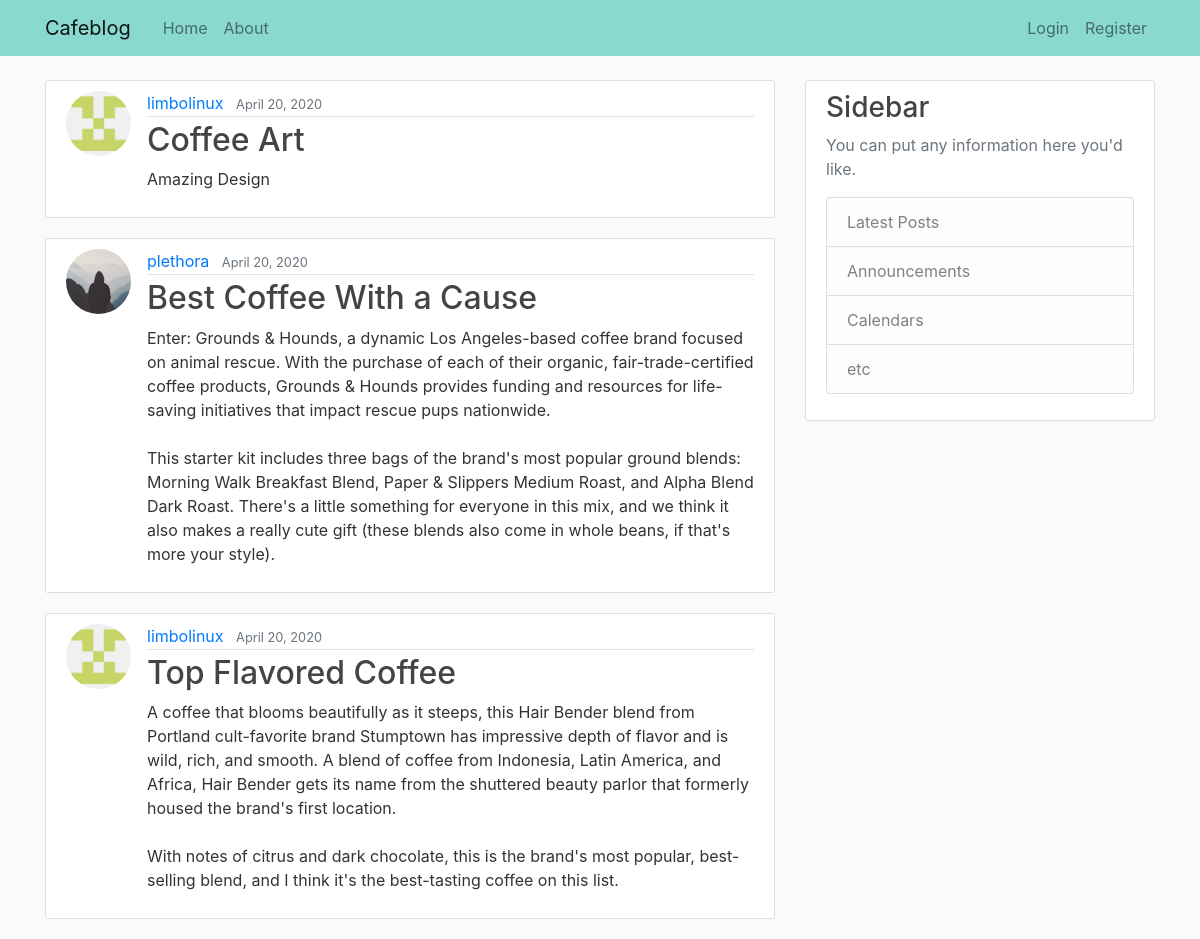
The app's page /, older data.
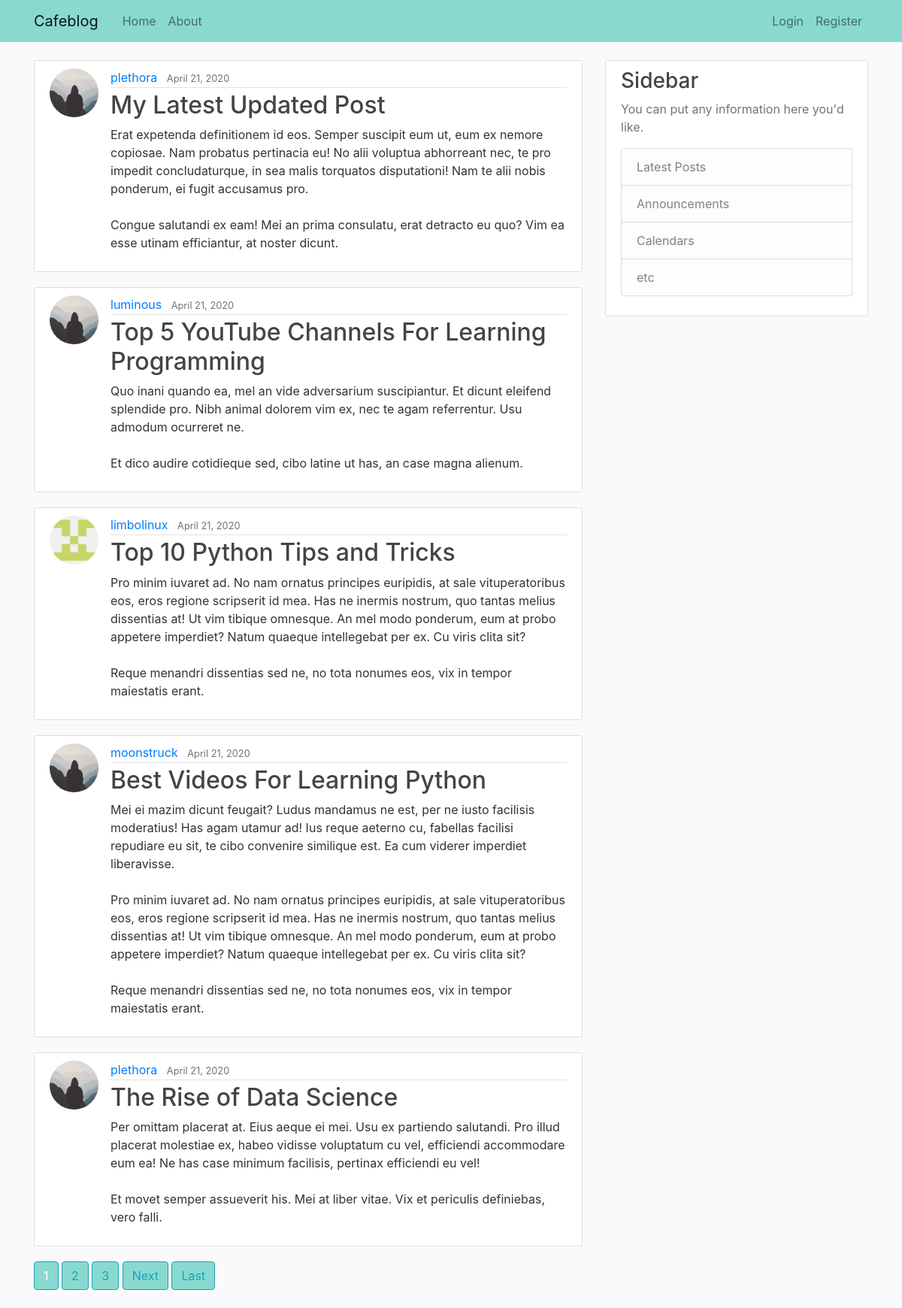
The same page, newer data.
### blog/models.py (models this page shows, shortened)
class Post(models.Model):
    title = models.CharField(max_length=100)
    content = models.TextField()
    date_posted = models.DateTimeField(default=timezone.now)
    author = models.ForeignKey(User, on_delete=models.CASCADE)
    image = models.ImageField(default='default.jpg', upload_to='blog_images')

### users/models.py (models this page shows, shortened)
class Profile(models.Model):
    user = models.OneToOneField(User, on_delete=models.CASCADE)
    image = models.ImageField(default='default.jpg', upload_to='profile_pics')

### blog/views.py (the view)
# urls.py: path('', PostListView.as_view(), name='blog-home'),
class PostListView(ListView):
    model = Post
    template_name = 'blog/home.html' # <app>/<model>_<viewtype>.html
    context_object_name = 'posts'
    ordering = ['-date_posted']
    paginate_by = 5

### blog/templates/blog/home.html (shortened to what this page needs)
{% extends "blog/base.html" %}
{% block content %}
    {% for post in posts %}
        <article class="media content-section">
          <img class="rounded-circle article-img" src="{{ post.author.profile.image.url }}">
          <div class="media-body">
            <div class="article-metadata">
              <a class="mr-2" href="{% url 'user-posts' post.author.username %}" ">{{ post.author }}</a>
              <small class="text-muted">{{ post.date_posted|date:"F d, Y" }}</small>
            </div>
            <h2><a class="article-title" href="{% url 'post-detail' post.id %}">{{ post.title }}</a></h2>
            <p class="article-content">{{ post.content }}</p>
          </div>
        </article>
    {% endfor %}
    {% if is_paginated %}
      {% for num in page_obj.paginator.page_range %}
        {% if page_obj.number == num %}
          <a class="btn btn-info mb-4" style="background-color: #89d9d0;" href="?page={{ num }}">{{ num }}</a>
        {% elif num > page_obj.number|add:'-3' and num < page_obj.number|add:'3' %}
          <a class="btn btn-outline-info mb-4" style="background-color: #89d9d0;" href="?page={{ num }}">{{ num }}</a>
        {% endif %}
      {% endfor %}
      {% if page_obj.has_next %}
        <a class="btn btn-outline-info mb-4" style="background-color: #89d9d0;" href="?page={{ page_obj.next_page_number }}">Next</a>
        <a class="btn btn-outline-info mb-4" style="background-color: #89d9d0;" href="?page={{ page_obj.paginator.num_pages }}">Last</a>
      {% endif %}
    {% endif %}
{% endblock content %}

Row changes from the older to the newer data that the page shows:
no longer on this page (row unchanged): Post: author.profile.image (picture), author "limbolinux", date_posted "April 20, 2020", title "Coffee Art", content "Amazing Design"
no longer on this page (row unchanged): Post: author.profile.image (placeholder picture), author "plethora", date_posted "April 20, 2020", title "Best Coffee With a Cause", content "Enter: Grounds & Hounds, a dynamic Los Angeles-based coffee brand focused on animal rescue. With the purchase of each of their organic, fair-trade-certified coffee products, Grounds & Hounds provides funding and resources for life-saving initiatives that impact rescue pups nationwide. This starter kit includes three bags of the brand's most popular ground blends: Morning Walk Breakfast Blend, Paper & Slippers Medium Roast, and Alpha Blend Dark Roast. There's a little something for everyone in this mix, and we think it also makes a really cute gift (these blends also come in whole beans, if that's more your style)."
no longer on this page (row unchanged): Post: author.profile.image (picture), author "limbolinux", date_posted "April 20, 2020", title "Top Flavored Coffee", content "A coffee that blooms beautifully as it steeps, this Hair Bender blend from Portland cult-favorite brand Stumptown has impressive depth of flavor and is wild, rich, and smooth. A blend of coffee from Indonesia, Latin America, and Africa, Hair Bender gets its name from the shuttered beauty parlor that formerly housed the brand's first location. With notes of citrus and dark chocolate, this is the brand's most popular, best-selling blend, and I think it's the best-tasting coffee on this list."
added Post: author.profile.image (placeholder picture), author "plethora", date_posted "April 21, 2020", title "My Latest Updated Post", content "Erat expetenda definitionem id eos. Semper suscipit eum ut, eum ex nemore copiosae. Nam probatus pertinacia eu! No alii voluptua abhorreant nec, te pro impedit concludaturque, in sea malis torquatos disputationi! Nam te alii nobis ponderum, ei fugit accusamus pro. Congue salutandi ex eam! Mei an prima consulatu, erat detracto eu quo? Vim ea esse utinam efficiantur, at noster dicunt."
added Post: author.profile.image (placeholder picture), author "luminous", date_posted "April 21, 2020", title "Top 5 YouTube Channels For Learning Programming", content "Quo inani quando ea, mel an vide adversarium suscipiantur. Et dicunt eleifend splendide pro. Nibh animal dolorem vim ex, nec te agam referrentur. Usu admodum ocurreret ne. Et dico audire cotidieque sed, cibo latine ut has, an case magna alienum."
added Post: author.profile.image (picture), author "limbolinux", date_posted "April 21, 2020", title "Top 10 Python Tips and Tricks", content "Pro minim iuvaret ad. No nam ornatus principes euripidis, at sale vituperatoribus eos, eros regione scripserit id mea. Has ne inermis nostrum, quo tantas melius dissentias at! Ut vim tibique omnesque. An mel modo ponderum, eum at probo appetere imperdiet? Natum quaeque intellegebat per ex. Cu viris clita sit? Reque menandri dissentias sed ne, no tota nonumes eos, vix in tempor maiestatis erant."
added Post: author.profile.image (placeholder picture), author "moonstruck", date_posted "April 21, 2020", title "Best Videos For Learning Python", content "Mei ei mazim dicunt feugait? Ludus mandamus ne est, per ne iusto facilisis moderatius! Has agam utamur ad! Ius reque aeterno cu, fabellas facilisi repudiare eu sit, te cibo convenire similique est. Ea cum viderer imperdiet liberavisse. Pro minim iuvaret ad. No nam ornatus principes euripidis, at sale vituperatoribus eos, eros regione scripserit id mea. Has ne inermis nostrum, quo tantas melius dissentias at! Ut vim tibique omnesque. An mel modo ponderum, eum at probo appetere imperdiet? Natum quaeque intellegebat per ex. Cu viris clita sit? Reque menandri dissentias sed ne, no tota nonumes eos, vix in tempor maiestatis erant."
added Post: author.profile.image (placeholder picture), author "plethora", date_posted "April 21, 2020", title "The Rise of Data Science", content "Per omittam placerat at. Eius aeque ei mei. Usu ex partiendo salutandi. Pro illud placerat molestiae ex, habeo vidisse voluptatum cu vel, efficiendi accommodare eum ea! Ne has case minimum facilisis, pertinax efficiendi eu vel! Et movet semper assueverit his. Mei at liber vitae. Vix et periculis definiebas, vero falli."
Text that changed along with them:
new list line: "1"
new list line: "2"
new list line: "3"
text now shown: "Next Last"
